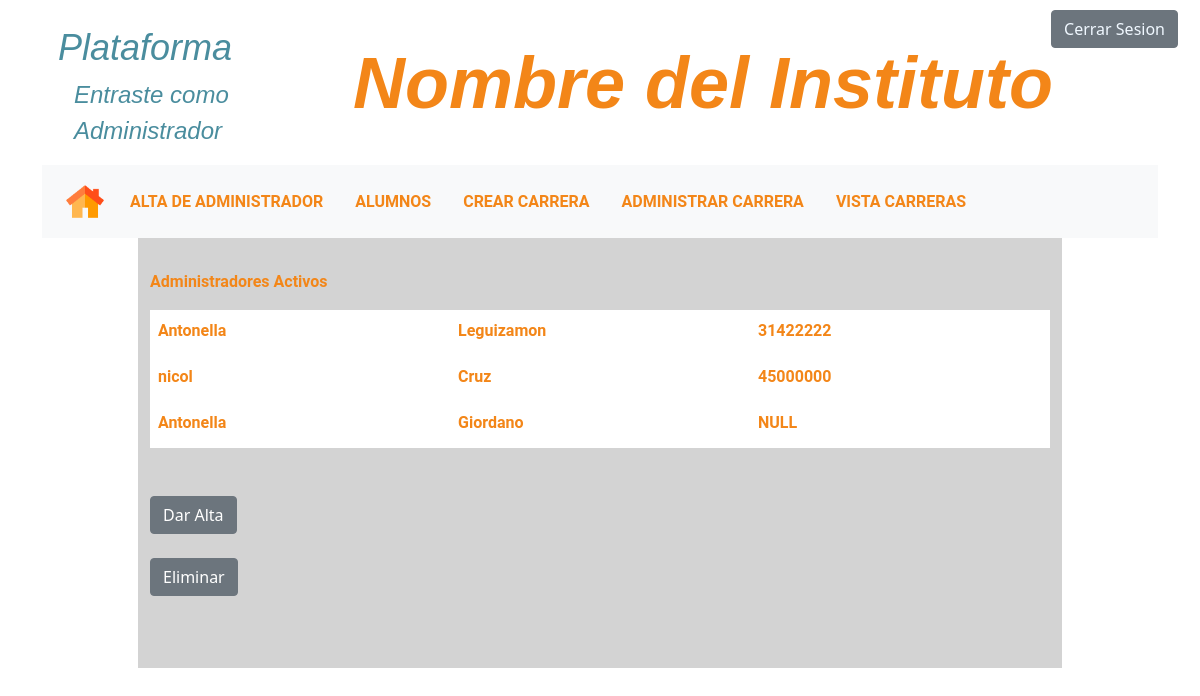
Before: /Vista/Lista_Admins.php with the older database file.
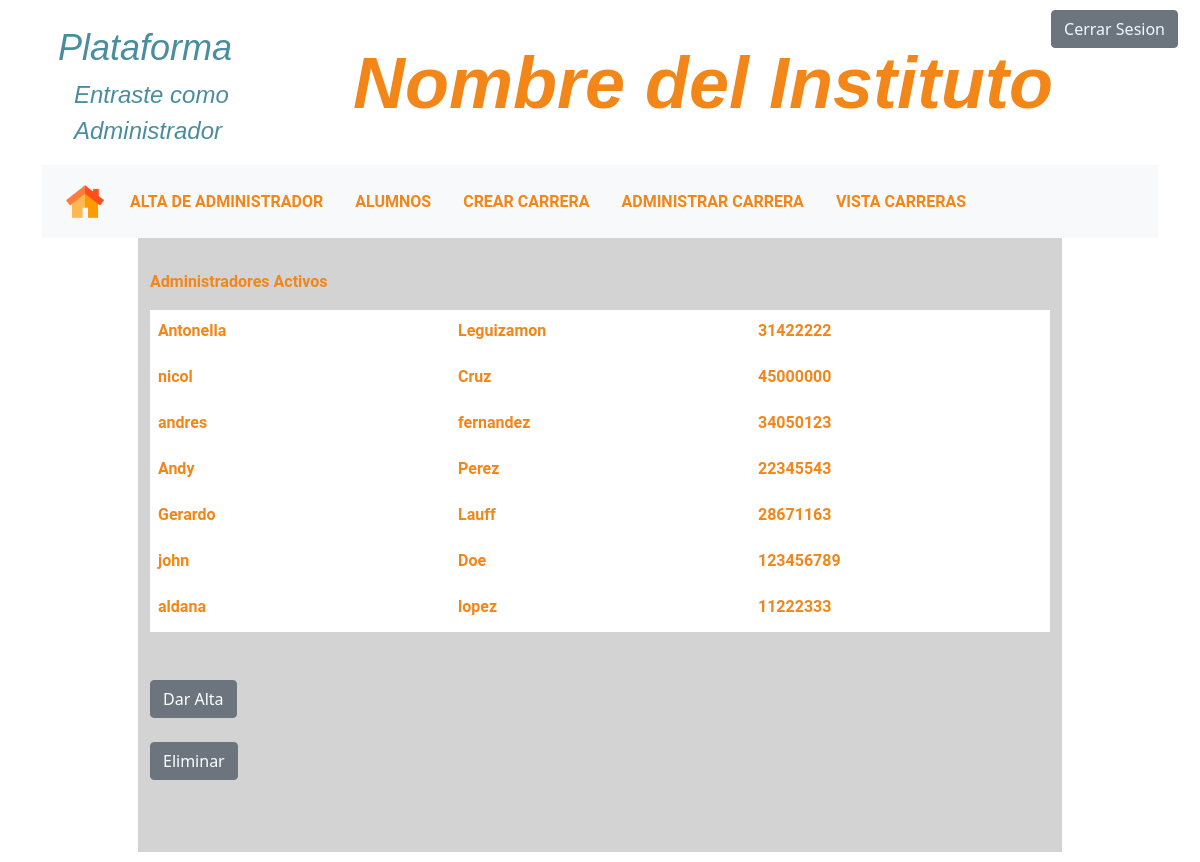
After: the same page with the newer database file.
### tables this page shows
CREATE TABLE `personal` (
  `id` int(11) NOT NULL,
  `nombre` varchar(255) NOT NULL,
  `apellido` varchar(255) NOT NULL,
  `dni` varchar(255) NOT NULL,
  `pasaporte` varchar(255) NOT NULL,
  `email` varchar(255) NOT NULL,
  `rol` varchar(255) NOT NULL,
  `id_carrera` int(11) NOT NULL
);

### Vista/Lista_Admins.php (the view, shortened to what this page needs)
<!DOCTYPE html>
<html lang="en">
<head>
  <link href="https://cdn.jsdelivr.net/npm/bootstrap@5.1.3/dist/css/bootstrap.min.css" rel="stylesheet"
>
  <link rel="stylesheet" href="../css/ListasAdmin.css">
</head>
<body>
  <header>
    <div id="cerrarS">
      <button id="btnCerrarS" type="button" class="btn btn-secondary"> <a href="IngresoPlataforma.php">Cerrar Sesion</a></button>
    </div>
    <div class="container">
      <div class="row d-flex flex-row">
        <div class="col-10 col-md-2 superior">
          <div id="plataforma" class="d-flex flex-column ">
            <h2>Plataforma</h2>
            <p>Entraste como Administrador</p>
          </div>
        </div>
        <div class="col superior d-flex justify-content-center align-content-center  ">
          <div id="titulo">
            <h1 style="color: #f38618;">Nombre del Instituto</h1>
          </div>
        </div>
      </div>
    </div>
    <div>
      <div class="container">
        <div class="row">
          <div class="col">
            <nav class="navbar navbar-expand-lg navbar-light bg-light">
              <div class="container-fluid ">
                <div class="imgHome">
                  <a aria-current="page" href="AdminLogueado.php"><img src="../img/home3.png" alt="Inicio"></a>
                </div>
                <div class="collapse navbar-collapse" id="navbarSupportedContent">
                  <ul class="navbar-nav me-auto mb-2 mb-lg-0">
                    <li class="nav-item menuli">
                      <a href="Lista_Admins.php">ALTA DE ADMINISTRADOR</a>
                    </li>
                    <li class="nav-item menuli">
                      <a href="administrar_alumnos.php">ALUMNOS</a>
                    </li>
                    <li class="nav-item menuli">
                      <a href="crearCarrera.php">CREAR CARRERA</a>
                    </li>
                    <li class="nav-item menuli">
                      <a href="administrar_Carrera.php">ADMINISTRAR CARRERA</a>
                    </li>
                    <li class="nav-item menuli">
                      <a href="administrar_vistaCarrera.php">VISTA CARRERAS</a>
                    </li>
                  </ul>
                </div>
              </div>
            </nav>
          </div>
        </div>
      </div>
    </div>
  </header>
  <main>
    <section>
      <div class="row d-flex justify-content-center align-items-center">
        <form id="bodyprincipal" action="" >
          <div class="titulos">
            <p>Administradores Activos</p>
          </div>
          <div class="espacioBlanco">
            <?php
                include("../Modelo/Conexion.php");
                $consultaAl = "SELECT * FROM personal";
                $resultado = mysqli_query($conexion,$consultaAl);
                while($consulta = mysqli_fetch_array($resultado)){
                    $nombre =  $consulta["nombre"];
                    $Apellido =  $consulta["apellido"];
                    $dni =  $consulta["dni"];
                    if (($consulta["rol"] == "Director")|| ($consulta["rol"] == "Secretario") || ($consulta["rol"] == "Vicedirector") ){
                        echo
                        "<div class=". "'". "info". "'" . "><label id=" . "'" . "inputt" . "'" .">" . $nombre .  "</label></div>
                        <div class=". "'". "info". "'" . "><label id=" . "'" . "inputt" . "'" .">" . $Apellido .  "</label></div>
                        <div class=". "'". "info". "'" . "><label id=" . "'" . "inputt" . "'" .">" . $dni .  "</label></div>
                        ";
                    }
                }
            ?>
          </div>
          <br><br>
         <a href="altaAdmin.php"> <button type="button" class=" btn btn-secondary">Dar Alta</button></a><br><br>
         <a href="eliminar_Admin.php"> <button type="button" class=" btn btn-secondary">Eliminar</button></a><br><br>
      </form>
      </div>
    </section>
  </main>
</body>
</html>

### css/ListasAdmin.css (style rules this page uses)
* { margin: 0; padding: 0; box-sizing: border-box; }
body { width: 100%; height: 100%; font-size: 16px; padding: 10px; }
.titulos { color: #f38618; text-decoration: none; font-size: 1rem; font-family: 'Roboto',Arial, Helvetica, sans-serif; font-weight: bold; }
.info { max-width: 200px; max-height: 100px; padding:0.5rem; margin-bottom: 5px; border: 0px solid rgb(58, 58, 60); border-radius: 15px; overflow: hidden; }
#inputt { background-color: #dddedf00; max-width: 200px; color: #f38618; text-decoration: none; font-size: 1rem; font-family: 'Roboto',Arial, Helvetica, sans-serif; font-weight: bold; }
.espacioBlanco { height: 60px; background-color: #fff; display: grid; grid-template-columns: 300px 300px 300px ; overflow: hidden; width:fit-content; height:fit-content; }
#titulo { display: flex; justify-content: center; }
.menuli { position: relative; padding: 1rem; }
.imgHome { width: 3rem; }
.imgHome a img { position: relative; width: 80%; }
.menuli a { color: #f38618; text-decoration: none; font-size: 1rem; font-family: 'Roboto',Arial, Helvetica, sans-serif; font-weight: bold; }
#bodyprincipal { width:fit-content; height:fit-content; background-color: rgba(0, 0, 0, 0.171); }
#titulo { width: 100%; }
#titulo h1 { font-size: 6vw; margin-top: 2.5vw; font-weight: bold; margin-left: 1rem; font-family: Arial, Helvetica, sans-serif; font-style: italic; }
#plataforma { padding-top: 1rem; padding-left: 1rem; }
#plataforma h2 { font-size: 3vw; font-style: italic; font-family: Arial, Helvetica, sans-serif; color: #4A8D9E; }
#plataforma p { font-size: 2vw; font-style: italic; font-family: Arial, Helvetica, sans-serif; color: #4A8D9E; position: relative; left: 1rem; }
.superior { display: flex; }
form { padding-top: 2rem; padding-bottom: 3rem; }
#cerrarS { position: absolute; display: flex; flex-direction: row-reverse; margin-left: -2rem; width: 100%; }
#cerrarS button a { text-decoration: none; color: aliceblue; }

Changed rows visible on the page:
removed personal: nombre "Antonella", apellido "Giordano", dni "NULL"
added personal: nombre "andres", apellido "fernandez", dni "34050123"
added personal: nombre "Andy", apellido "Perez", dni "22345543"
added personal: nombre "Gerardo", apellido "Lauff", dni "28671163"
added personal: nombre "john", apellido "Doe", dni "123456789"
added personal: nombre "aldana", apellido "lopez", dni "11222333"
